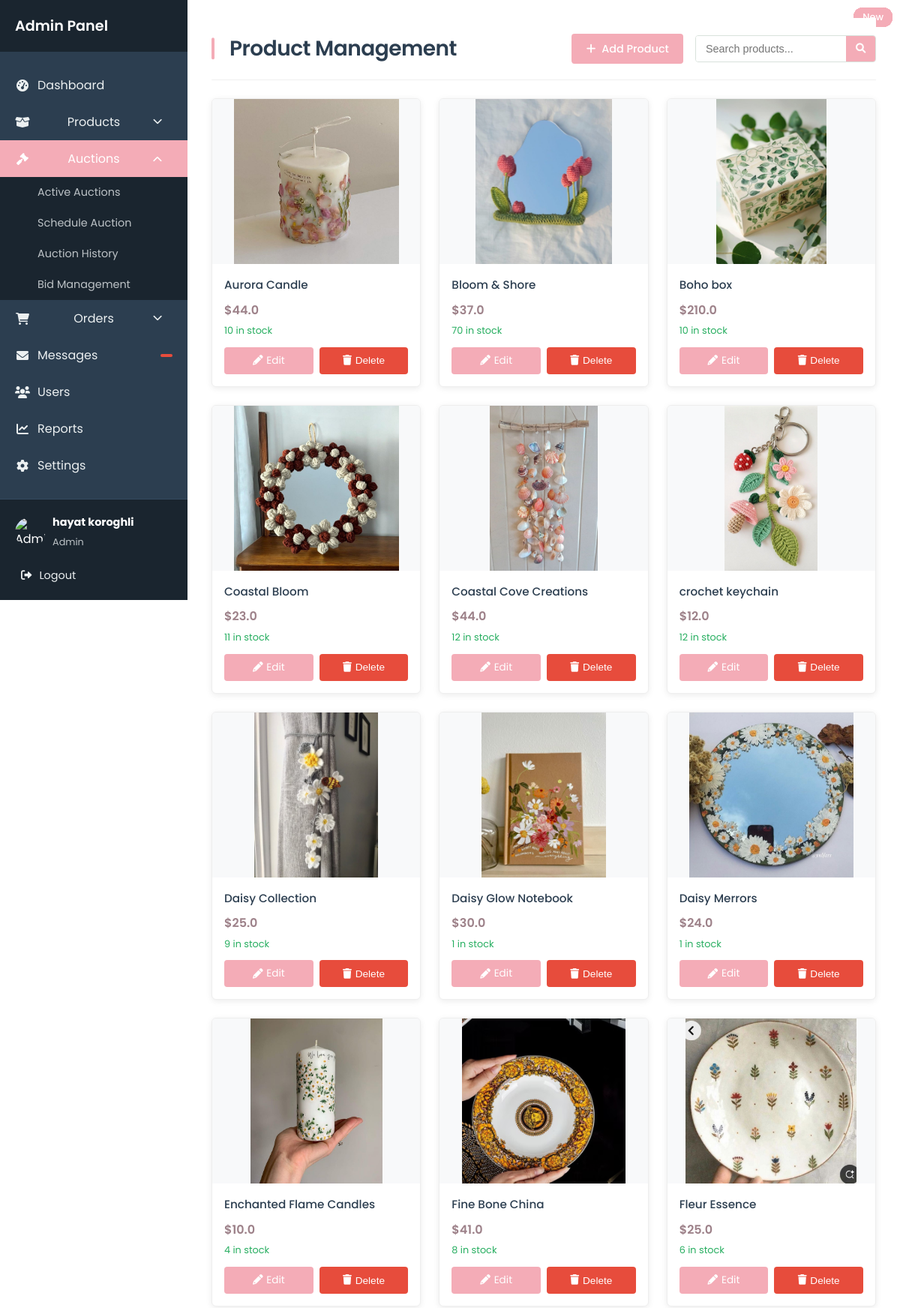
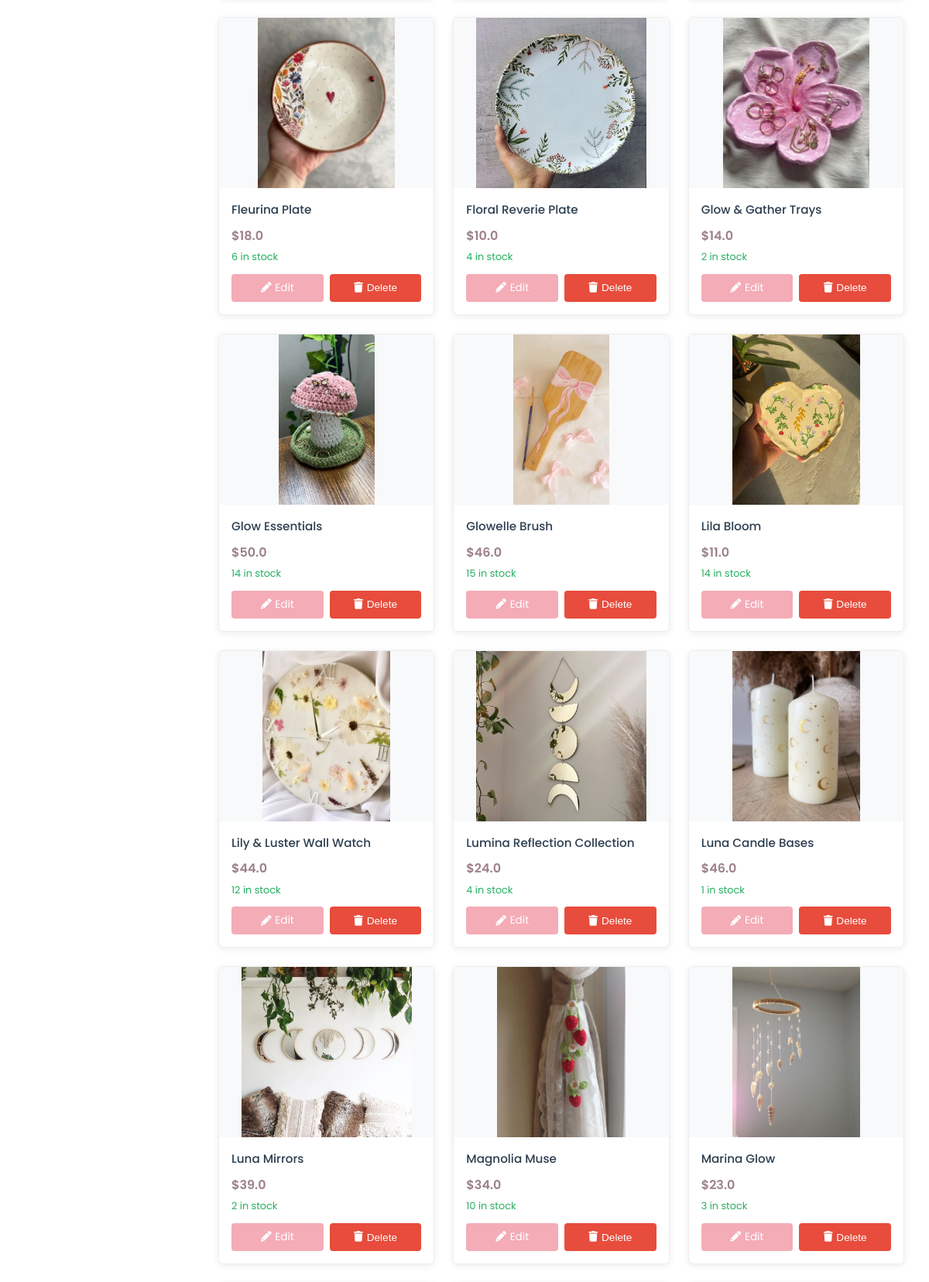
/gestion_produits (signed in, upper part), run on the app's committed database (2 pictures, top to bottom).
### tables this page shows
CREATE TABLE users (
            id INTEGER PRIMARY KEY AUTOINCREMENT,
            FirstName TEXT NOT NULL,
            LastName TEXT NOT NULL,
            Email TEXT UNIQUE NOT NULL,
            phoneNum TEXT NOT NULL,
            password TEXT NOT NULL, 
            is_admin INTEGER NOT NULL DEFAULT 0 CHECK(is_admin IN (0,1))  
        );

CREATE TABLE products (
            id INTEGER PRIMARY KEY AUTOINCREMENT,
            name TEXT NOT NULL,
            price REAL NOT NULL,
            stock INTEGER NOT NULL,
            image_url TEXT
        );

### app.py (the view)
@app.route("/gestion_produits")
@login_required
def gestion_produits():
    conn = get_db()
    products = conn.execute("SELECT * FROM products").fetchall()
    conn.close()
    return render_template("gestion_produits.html", products=products)

### app.py (called while the page is built)
@login_manager.user_loader
def load_user(user_id):
    conn = get_db()
    user = conn.execute("SELECT * FROM users WHERE id = ?", (user_id,)).fetchone()
    conn.close()
    if user:
        return User(
            user["id"],
            user["FirstName"],
            user["LastName"],
            user["Email"],
            user["phoneNum"],
            user["password"],
            user["is_admin"],
        )
    return None

def get_db():
    conn = sqlite3.connect("database.db")
    conn.row_factory = sqlite3.Row
    return conn

### templates/gestion_produits.html (shortened to what this page needs)
<!DOCTYPE html>
<html lang="en">
  <head>
    <link
      rel="stylesheet"
      href="{{ url_for('static', filename='admin_products.css') }}" />
    <link
      rel="stylesheet"
      href="https://cdnjs.cloudflare.com/ajax/libs/font-awesome/6.0.0/css/all.min.css" />
  </head>
  <body>
    <aside class="sidebar">
      <div class="sidebar-header">
        <h2>Admin Panel</h2>
      </div>
      <ul class="sidebar-menu">
        <li>
          <a href="{{ url_for('home_admin') }}">
            <i class="fas fa-tachometer-alt"></i>
            <span>Dashboard</span>
          </a>
        </li>
        <li class="has-submenu">
          <a href="#" class="submenu-toggle">
            <i class="fas fa-box-open"></i>
            <span>Products</span>
            <i class="fas fa-chevron-down dropdown-icon"></i>
          </a>
        </li>
        <li class="has-submenu active">
          <a href="#" class="submenu-toggle">
            <i class="fas fa-gavel"></i>
            <span>Auctions</span>
            <i class="fas fa-chevron-down dropdown-icon"></i>
          </a>
          <ul class="submenu">
            <li>
              <a href="{{ url_for('gestion_encheres') }}">Active Auctions</a>
            </li>
            <li><a href="#">Schedule Auction</a></li>
            <li>
              <a href="{{ url_for('historique_encheres') }}">Auction History</a>
            </li>
            <li><a href="#">Bid Management</a></li>
          </ul>
        </li>
        <li class="has-submenu">
          <a href="#" class="submenu-toggle">
            <i class="fas fa-shopping-cart"></i>
            <span>Orders</span>
            <i class="fas fa-chevron-down dropdown-icon"></i>
          </a>
        </li>
        <li>
          <a href="{{ url_for('admin_messages') }}">
            <i class="fas fa-envelope"></i>
            <span>Messages</span>
            <span class="badge">{{ message_count }}</span>
          </a>
        </li>
        <li>
          <a href="#">
            <i class="fas fa-users"></i>
            <span>Users</span>
          </a>
        </li>
        <li>
          <a href="#">
            <i class="fas fa-chart-line"></i>
            <span>Reports</span>
          </a>
        </li>
        <li>
          <a href="#">
            <i class="fas fa-cog"></i>
            <span>Settings</span>
          </a>
        </li>
      </ul>
      <div class="sidebar-footer">
        <div class="user-profile">
          <img
            src="{{ url_for('static', filename='img/admin-avatar.jpg') }}"
            alt="Admin"
          />
          <div class="user-info">
            <h4>{{ current_user.FirstName }} {{ current_user.LastName }}</h4>
            <small>Admin</small>
          </div>
        </div>
        <a href="{{ url_for('logout') }}" class="logout-btn">
          <i class="fas fa-sign-out-alt"></i>
          <span>Logout</span>
        </a>
      </div>
    </aside>
    <main class="main-content">
      <div class="products-header">
        <h1>Product Management</h1>
        <div class="header-actions">
          <a href="{{ url_for('add_product') }}" class="add-product-btn">
            <i class="fas fa-plus"></i> Add Product
          </a>
          <div class="search-box">
            <input type="text" placeholder="Search products...">
            <button><i class="fas fa-search"></i></button>
          </div>
        </div>
      </div>
      <div class="product-grid">
        {% for product in products %}
        <div class="product-card">
          <div class="product-badge">{{ 'Sale' if product.discount else 'New' }}</div>
          <div class="product-image-container">
            <img
              src="{{ url_for('static', filename=product.image_url) }}"
              alt="{{ product.name }}"
              class="product-image" />
          </div>
          <div class="product-info">
            <h3 class="product-title">{{ product.name }}</h3>
            <div class="price-container">
              {% if product.discount %}
                <span class="original-price">${{ product.price }}</span>
                <span class="discounted-price">${{ product.price * (1 - product.discount/100) }}</span>
              {% else %}
                <span class="current-price">${{ product.price }}</span>
              {% endif %}
            </div>
            <div class="stock-status {{ 'in-stock' if product.stock > 0 else 'out-of-stock' }}">
              {{ product.stock }} in stock
            </div>
            <div class="product-actions">
              <a
                href="{{ url_for('update_product', product_id=product.id) }}"
                class="action-btn update">
                <i class="fas fa-pencil-alt"></i> Edit
              </a>
              <button
                onclick="document.getElementById('delete-modal-{{ product.id }}').showModal()"
                class="action-btn delete">
                <i class="fas fa-trash"></i> Delete
              </button>
            </div>
          </div>
        </div>
        {% endfor %}
      </div>
    </main>
  </body>
</html>

### data on the page
users: FirstName "hayat", LastName "koroghli"
products: image_url+name (picture), name "Aurora Candle", price "44.0", stock "10"
products: image_url+name (picture), name "Bloom & Shore", price "37.0", stock "70"
products: image_url+name (picture), name "Boho box", price "210.0", stock "10"
products: image_url+name (picture), name "Coastal Bloom", price "23.0", stock "11"
products: image_url+name (picture), name "Coastal Cove Creations", price "44.0", stock "12"
products: image_url+name (picture), name "crochet keychain", price "12.0", stock "12"
products: image_url+name (picture), name "Daisy Collection", price "25.0", stock "9"
products: image_url+name (picture), name "Daisy Glow Notebook", price "30.0", stock "1"
products: image_url+name (picture), name "Daisy Merrors", price "24.0", stock "1"
products: image_url+name (picture), name "Enchanted Flame Candles", price "10.0", stock "4"
products: image_url+name (picture), name "Fine Bone China", price "41.0", stock "8"
products: image_url+name (picture), name "Fleur Essence", price "25.0", stock "6"
products: image_url+name (picture), name "Fleurina Plate", price "18.0", stock "6"
products: image_url+name (picture), name "Floral Reverie Plate", price "10.0", stock "4"
products: image_url+name (picture), name "Glow & Gather Trays", price "14.0", stock "2"
products: image_url+name (picture), name "Glow Essentials", price "50.0", stock "14"
products: image_url+name (picture), name "Glowelle Brush", price "46.0", stock "15"
products: image_url+name (picture), name "Lila Bloom", price "11.0", stock "14"
products: image_url+name (picture), name "Lily & Luster Wall Watch", price "44.0", stock "12"
products: image_url+name (picture), name "Lumina Reflection Collection", price "24.0", stock "4"
products: image_url+name (picture), name "Luna Candle Bases", price "46.0", stock "1"
products: image_url+name (picture), name "Luna Mirrors", price "39.0", stock "2"
products: image_url+name (picture), name "Magnolia Muse", price "34.0", stock "10"
products: image_url+name (picture), name "Marina Glow", price "23.0", stock "3"
products: discount "New"
